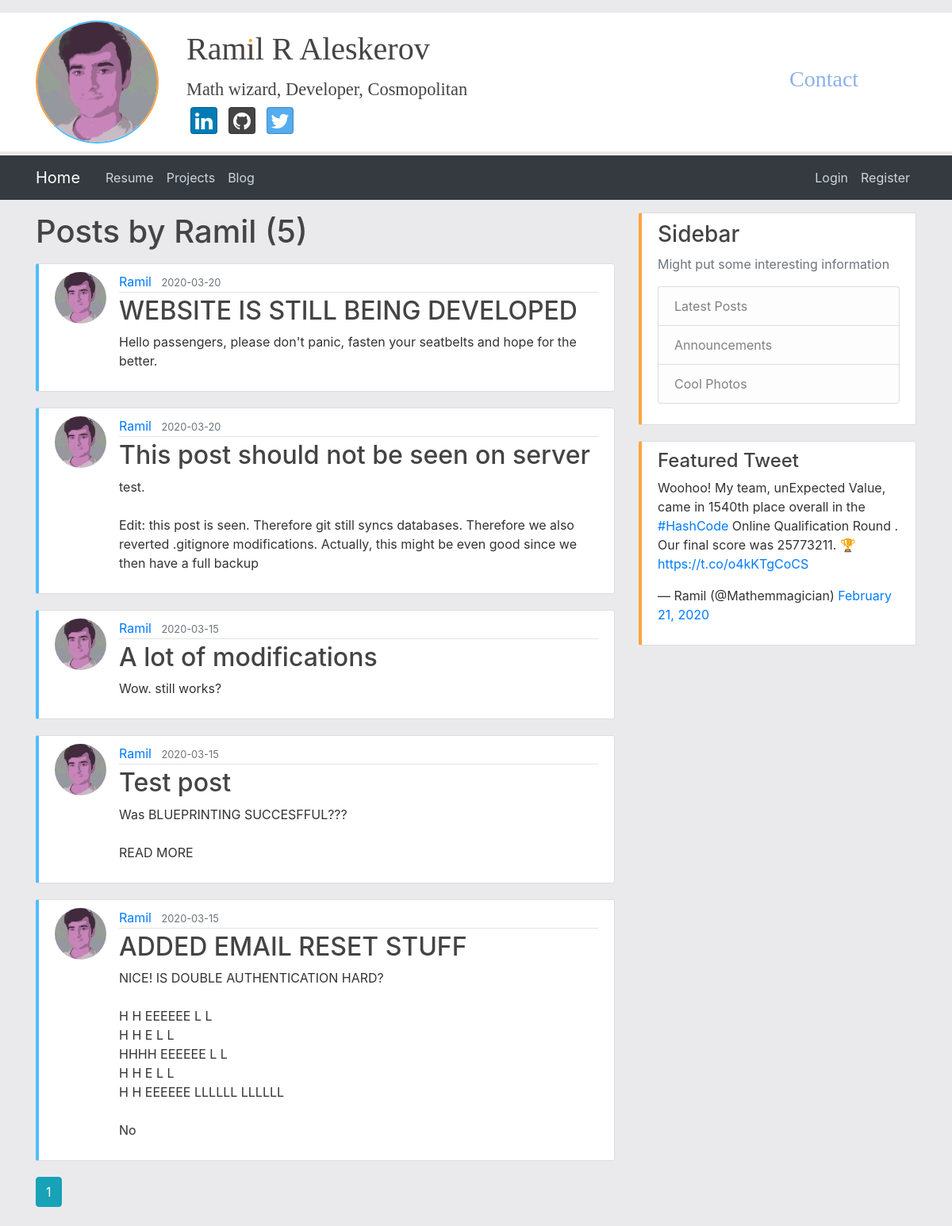
The app's page /user/Ramil, older data.
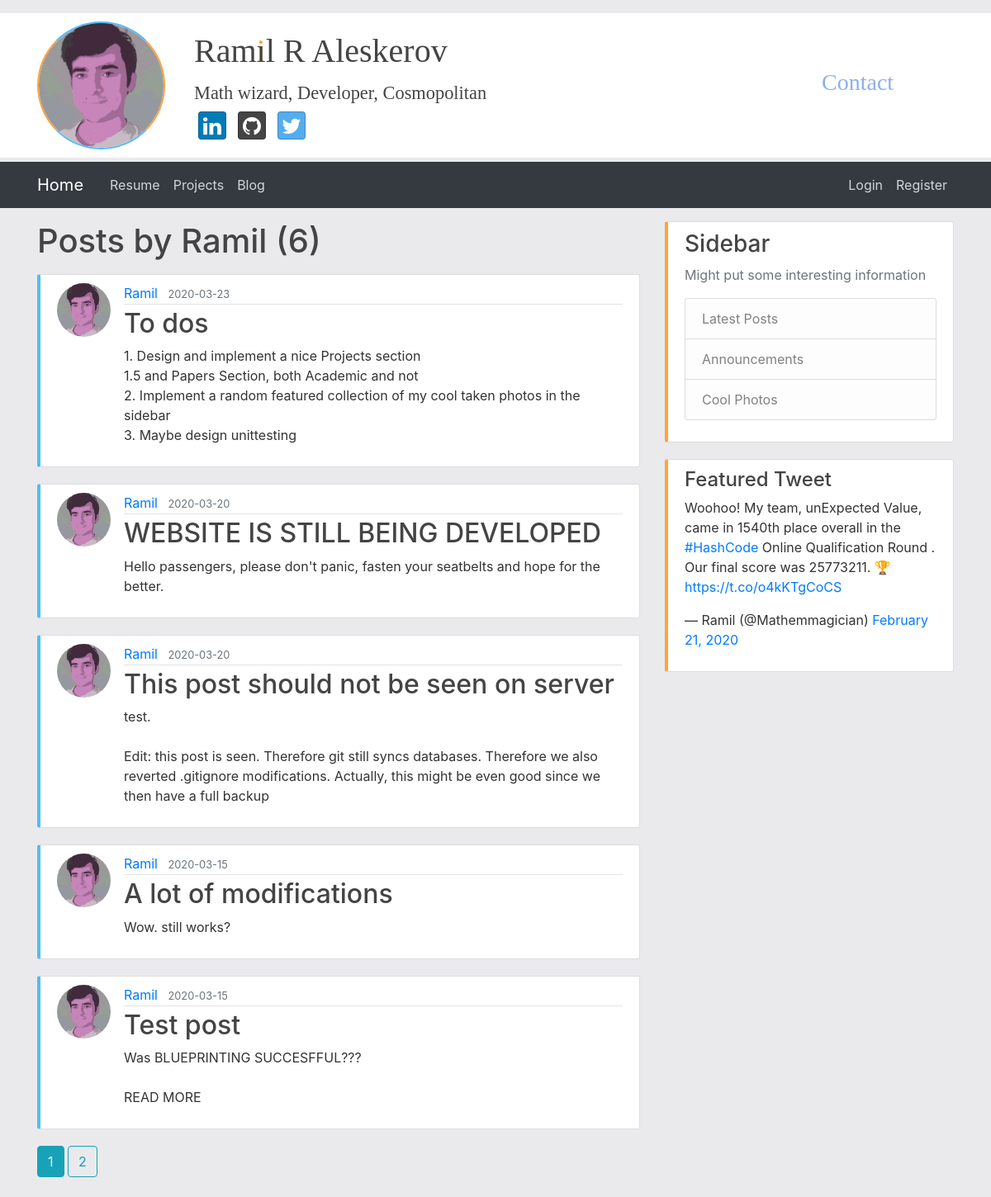
The same page, newer data.
### flaskblog/models.py (models this page shows, shortened)
class Post(db.Model):
    id = db.Column(db.Integer, primary_key=True)
    title = db.Column(db.String(100), nullable=False)
    date_posted = db.Column(db.DateTime, nullable=False, default=datetime.utcnow)
    content = db.Column(db.Text, nullable=False)
    user_id = db.Column(db.Integer, db.ForeignKey('user.id'), nullable=False)

class User(db.Model, UserMixin):
    id = db.Column(db.Integer, primary_key=True)
    username = db.Column(db.String(20), unique=True, nullable=False)
    email = db.Column(db.String(120), unique=True, nullable=False)
    image_file = db.Column(db.String(20), nullable=False, default='default.jpg')
    password = db.Column(db.String(60), nullable=False)
    posts = db.relationship('Post', backref='author', lazy=True)

### flaskblog/users/routes.py (the view)
@users.route("/user/<string:username>")
def user_posts(username):
    page = request.args.get('page', 1, type=int)
    user = User.query.filter_by(username=username).first_or_404()
    posts = Post.query.filter_by(author=user)\
        .order_by(Post.date_posted.desc())\
        .paginate(page=page, per_page=5)
    return render_template('user_posts.html', posts=posts, user=user)

### flaskblog/templates/user_posts.html
{% extends "layout.html" %}
{% block content %}
    <h1 class="mb-3"> Posts by {{ user.username }} ({{ posts.total }})</h1>
    {% for post in posts.items %}
        <article class="media content-section">
          <img class="rounded-circle article-img" src="{{ url_for('static', filename='profile_pics/' + post.author.image_file) }}">
          <div class="media-body">
            <div class="article-metadata">
              <a class="mr-2" href="{{ url_for('users.user_posts', username=post.author.username) }}">{{ post.author.username }}</a>
              <small class="text-muted">{{ post.date_posted.strftime('%Y-%m-%d') }}</small>
            </div>
            <h2><a class="article-title" href="{{ url_for('posts.post', post_id=post.id) }}">{{ post.title }}</a></h2>
            <p class="article-content">{{ post.content }}</p>
          </div>
        </article>
    {% endfor %}
    {% for page_num in posts.iter_pages(left_edge=1, right_edge=1, left_current=1, right_current=2) %}
      {% if page_num %}
        {% if posts.page == page_num %}
          <a class="btn btn-info mb-4" href="{{ url_for('users.user_posts', username=user.username, page=page_num) }}"> {{ page_num }} </a>
        {% else %}
          <a class="btn btn-outline-info mb-4" href="{{ url_for('users.user_posts', username=user.username, page=page_num) }}"> {{ page_num }} </a>
        {% endif %}
      {% else %}
        ...
      {% endif %}
    {% endfor %}
{% endblock content %}

Row changes from the older to the newer data that the page shows:
no longer on this page (row unchanged): Post: image_file (picture), author.username "Ramil", date_posted "2020-03-15", title "ADDED EMAIL RESET STUFF", content "NICE! IS DOUBLE AUTHENTICATION HARD? H H EEEEEE L L H H E L L HHHH EEEEEE L L H H E L L H H EEEEEE LLLLLL LLLLLL No"
added Post: image_file (picture), author.username "Ramil", date_posted "2020-03-23", title "To dos", content "1. Design and implement a nice Projects section 1.5 and Papers Section, both Academic and not 2. Implement a random featured collection of my cool taken photos in the sidebar 3. Maybe design unittesting"
Text that changed along with them:
{{ posts.total }}: "5" → "6"
new list line: "2"
